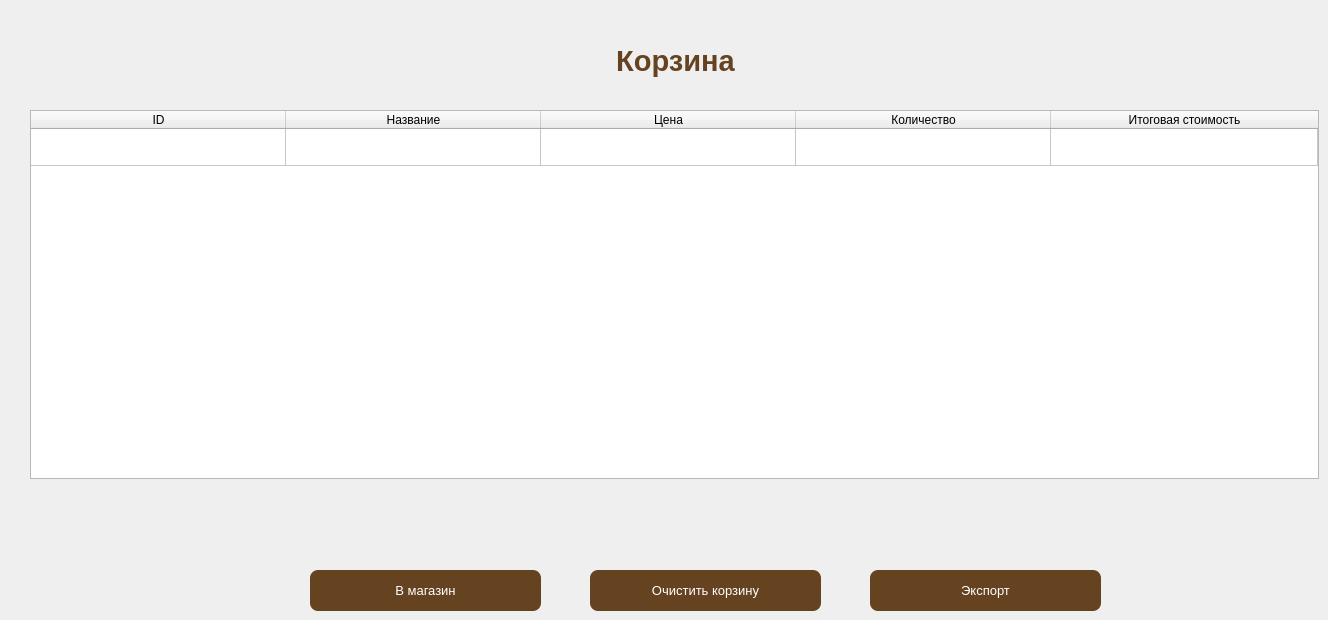
    <widget class="QWidget" name="page_cart">
     <widget class="QLabel" name="label_cart">
      <property name="geometry">
       <rect>
        <x>530</x>
        <y>20</y>
        <width>291</width>
        <height>81</height>
       </rect>
      </property>
      <property name="font">
       <font>
        <pointsize>22</pointsize>
        <weight>75</weight>
        <bold>true</bold>
       </font>
      </property>
      <property name="styleSheet">
       <string notr="true">color: #654321;
</string>
      </property>
      <property name="text">
       <string>Корзина</string>
      </property>
      <property name="alignment">
       <set>Qt::AlignCenter</set>
      </property>
     </widget>
     <widget class="QPushButton" name="btn_cart_go_shop">
      <property name="geometry">
       <rect>
        <x>310</x>
        <y>570</y>
        <width>231</width>
        <height>41</height>
       </rect>
      </property>
      <property name="font">
       <font>
        <pointsize>10</pointsize>
       </font>
      </property>
      <property name="styleSheet">
       <string notr="true">QPushButton:enabled {
    background-color: #654321;
    color: white;
    border-radius: 8px;
}

QPushButton:disabled {
    background-color: rgba(160, 82, 45, 0.5);
    color: rgba(255, 255, 255, 0.5);
    border-radius: 8px;
}
</string>
      </property>
      <property name="text">
       <string>В магазин</string>
      </property>
     </widget>
     <widget class="QPushButton" name="btn_clear_cart">
      <property name="geometry">
       <rect>
        <x>590</x>
        <y>570</y>
        <width>231</width>
        <height>41</height>
       </rect>
      </property>
      <property name="font">
       <font>
        <pointsize>10</pointsize>
       </font>
      </property>
      <property name="styleSheet">
       <string notr="true">QPushButton:enabled {
    background-color: #654321;
    color: white;
    border-radius: 8px;
}

QPushButton:disabled {
    background-color: rgba(160, 82, 45, 0.5);
    color: rgba(255, 255, 255, 0.5);
    border-radius: 8px;
}
</string>
      </property>
      <property name="text">
       <string>Очистить корзину</string>
      </property>
     </widget>
     <widget class="QTableWidget" name="tableWidget_cart">
      <property name="geometry">
       <rect>
        <x>30</x>
        <y>110</y>
        <width>1289</width>
        <height>369</height>
       </rect>
      </property>
      <property name="autoScroll">
       <bool>true</bool>
      </property>
      <property name="editTriggers">
       <set>QAbstractItemView::AllEditTriggers</set>
      </property>
      <property name="tabKeyNavigation">
       <bool>true</bool>
      </property>
      <property name="showDropIndicator" stdset="0">
       <bool>true</bool>
      </property>
      <attribute name="horizontalHeaderVisible">
       <bool>true</bool>
      </attribute>
      <attribute name="horizontalHeaderCascadingSectionResizes">
       <bool>false</bool>
      </attribute>
      <attribute name="horizontalHeaderDefaultSectionSize">
       <number>255</number>
      </attribute>
      <attribute name="horizontalHeaderHighlightSections">
       <bool>true</bool>
      </attribute>
      <attribute name="horizontalHeaderMinimumSectionSize">
       <number>50</number>
      </attribute>
      <attribute name="horizontalHeaderShowSortIndicator" stdset="0">
       <bool>false</bool>
      </attribute>
      <attribute name="horizontalHeaderStretchLastSection">
       <bool>true</bool>
      </attribute>
      <attribute name="verticalHeaderVisible">
       <bool>false</bool>
      </attribute>
      <attribute name="verticalHeaderDefaultSectionSize">
       <number>37</number>
      </attribute>
      <row>
       <property name="text">
        <string>1</string>
       </property>
      </row>
      <column>
       <property name="text">
        <string>ID</string>
       </property>
      </column>
      <column>
       <property name="text">
        <string>Название</string>
       </property>
      </column>
      <column>
       <property name="text">
        <string>Цена</string>
       </property>
      </column>
      <column>
       <property name="text">
        <string>Количество</string>
       </property>
      </column>
      <column>
       <property name="text">
        <string>Итоговая стоимость</string>
       </property>
      </column>
     </widget>
     <widget class="QPushButton" name="btn_export_cart">
      <property name="geometry">
       <rect>
        <x>870</x>
        <y>570</y>
        <width>231</width>
        <height>41</height>
       </rect>
      </property>
      <property name="font">
       <font>
        <pointsize>10</pointsize>
       </font>
      </property>
      <property name="styleSheet">
       <string notr="true">QPushButton:enabled {
    background-color: #654321;
    color: white;
    border-radius: 8px;
}

QPushButton:disabled {
    background-color: rgba(160, 82, 45, 0.5);
    color: rgba(255, 255, 255, 0.5);
    border-radius: 8px;
}
</string>
      </property>
      <property name="text">
       <string>Экспорт</string>
      </property>
     </widget>
    </widget>
